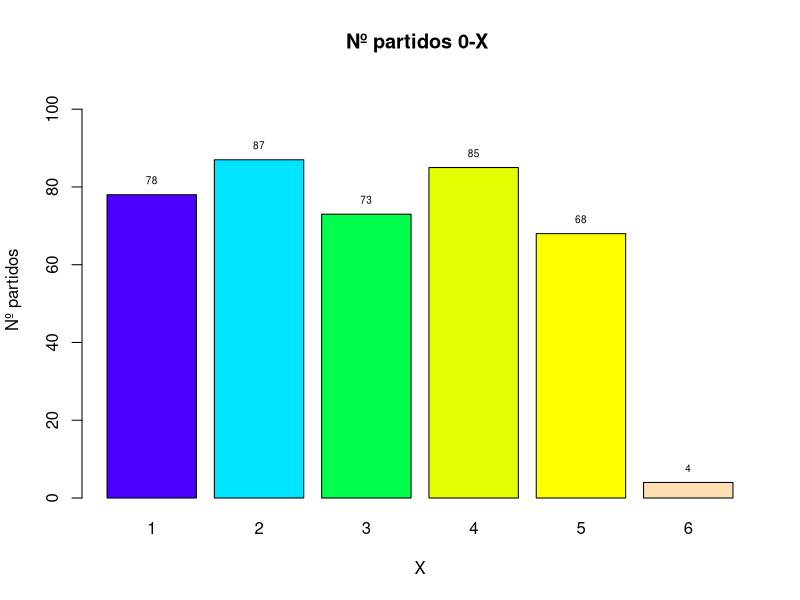
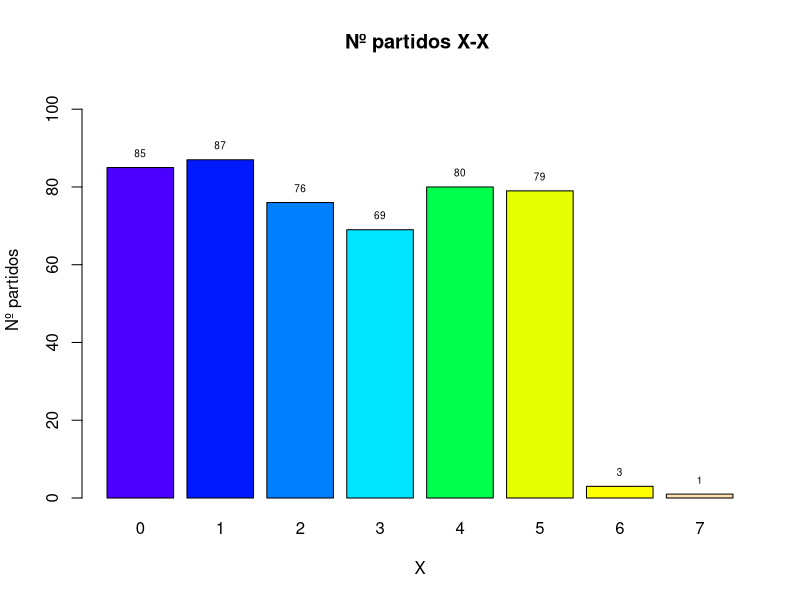

The R script that drew these images, in order:
# Ejercicio 10. Múltiple valores
# =============================

futbol = read.csv("futbolNEW.csv",header=TRUE)

# Añado los partidos
futbol = rbind(futbol,data.frame(Casa=c(10,11,10),Visitante=c(0,8,9)))
tail(futbol)

# Añado la columna QUNIELA
cat("\014")
futbol$Quiniela = ((futbol$Casa-futbol$Visitante)>0)*1+((futbol$Casa-futbol$Visitante)<0)*2
futbol$Quiniela = as.factor(futbol$Quiniela)
levels(futbol$Quiniela)=c("X","1","2")
head(futbol,10)
str(futbol)

# Frecuencias absoluta y relativa
t1=table(futbol)
t2= ftable(futbol,col.vars=c("Quiniela"))
t2

# Encuentra la tabla de frecuencias de los partidos empatados
cat("\014")
empatados = futbol[futbol$Quiniela=="X",]
t3=ftable(empatados$Casa)
t3
sum(t3)
# o bien
t4 = apply(table(empatados),MARGIN=c(1,3),FUN=sum)
t4
cumsum(t4)

# Gráfica de los partidos cuyo resultado es  0 - X, según los goles de los visitantes
partidos0X = table(futbol[futbol$Casa==0 & futbol$Visitante>0,2])
colores=topo.colors(length(partidos0X))
old.par=par()
par=(mar=c(0,0,0,0))
migrafica = barplot(partidos0X,main="Nº partidos 0-X ",beside=TRUE,xlab="X",ylab="Nº partidos",
                    horiz=FALSE,col=colores, ylim=c(0,max(partidos0X)+20),
                    legend.text =names(partidos0X),
                    args.legend = list(x=20,y=40,cex=0.5,horiz=TRUE,text.col="darkgreen"))
text(migrafica, partidos0X + 0.1 , partidos0X, cex=0.6,pos=3) 
par = old.par

# Gráfica de los partidos cuyo resultado es  0 - X, según los goles de los visitantes
partidosXX = t4[,"X"]
colores=topo.colors(length(partidosXX))
old.par=par()
par=(mar=c(0,0,0,0))
migrafica = barplot(partidosXX,main="Nº partidos X-X ",beside=TRUE,xlab="X",ylab="Nº partidos",
                    horiz=FALSE,col=colores, ylim=c(0,max(partidosXX)+20),
                    legend.text =names(t4),
                    args.legend = list(x=20,y=40,cex=0.5,horiz=TRUE,text.col="darkgreen"))
text(migrafica, partidosXX + 0.1 , partidosXX, cex=0.6,pos=3) 
par = old.par
